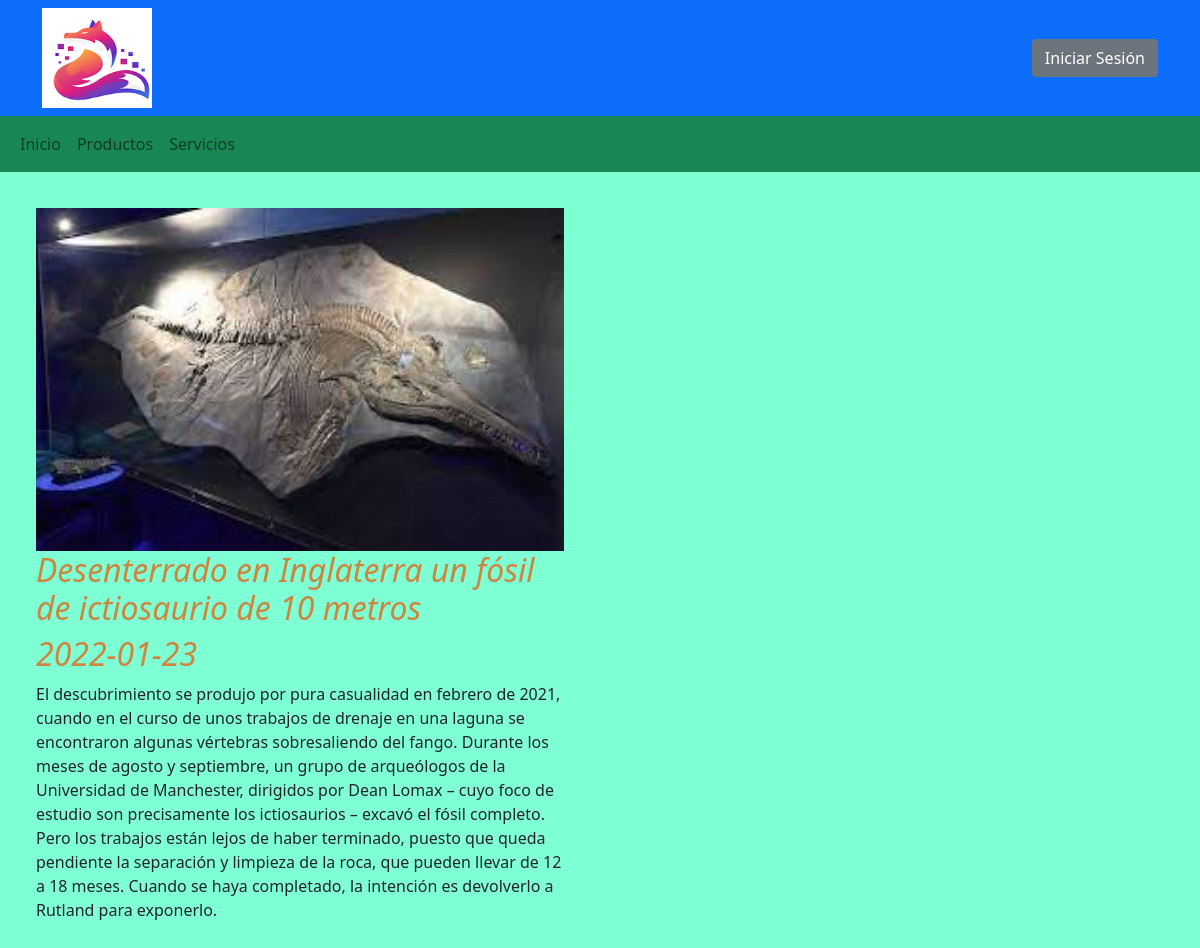
The page /php/noticia_completa.php?id=15 on the database its author committed.
### tables this page shows
CREATE TABLE `noticia` (
  `id` int(2) NOT NULL,
  `titulo` varchar(500) NOT NULL,
  `contenido` varchar(2000) NOT NULL,
  `imagen` varchar(350) NOT NULL COMMENT 'url de la imagen',
  `fecha` date NOT NULL COMMENT 'fecha para publicar'
);

### php/noticia_completa.php (the view, shortened to what this page needs)
<!DOCTYPE html>
<html lang="es">
<head>
 <link href="https://cdn.jsdelivr.net/npm/bootstrap@5.1.3/dist/css/bootstrap.min.css" rel="stylesheet">
 <link rel="stylesheet" href="../estilos./estilos.css">
</head>
<body>
<?php
       require('./funciones.php');
      $r1=".";
      $e1="../";
      $e2=".";
      echo insertar_cab($r1);
      echo insertar_nav($e1,$e2);
      $conexion=conexion();
      if(isset($_GET["id"])){
           $id=$_GET['id'];
           echo"<main><section id='noticia_completa'>";
           $sentencia="select * from noticia where id=?";
           $consulta=$conexion->prepare($sentencia);
           $consulta->bind_param("i",$id);
           $consulta->bind_result($id,$titulo,$contenido,$imagen,$fecha);
           if($consulta->execute()){
                $consulta->store_result();
                if($consulta->num_rows>0){
                 echo'<div><img src="'.$imagen.'" class="img-fluid">';
                 echo'<h2>'.$titulo.'</h2>';
                 echo'<h2>'.$fecha.'</h2>';
                 echo'<p>'.$contenido.'</p>
                 </div></section></main>';
            }else{
             echo"<h3>No hay noticia</h3>";
            }
           }else{
            echo"<h3>Error en la consulta<h3>";
           }
       }
?>
</body>
</html>

### estilos/estilos.css (style rules this page uses)
body { background-color: aquamarine; }
#noticia_completa { width: 50%; padding: 3%; }
#noticia_completa img { width: 100%; }
#noticia_completa h2 { color:peru; font-style: italic; }

### rows shown on the page
noticia: imagen (picture), titulo "Desenterrado en Inglaterra un fósil de ictiosaurio de 10 metros", fecha "2022-01-23", contenido "El descubrimiento se produjo por pura casualidad en febrero de 2021, cuando en el curso de unos trabajos de drenaje en una laguna se encontraron algunas vértebras sobresaliendo del fango. Durante los meses de agosto y septiembre, un grupo de arqueólogos de la Universidad de Manchester, dirigidos por Dean Lomax – cuyo foco de estudio son precisamente los ictiosaurios – excavó el fósil completo. Pero los trabajos están lejos de haber terminado, puesto que queda pendiente la separación y limpieza de la roca, que pueden llevar de 12 a 18 meses. Cuando se haya completado, la intención es devolverlo a Rutland para exponerlo."
